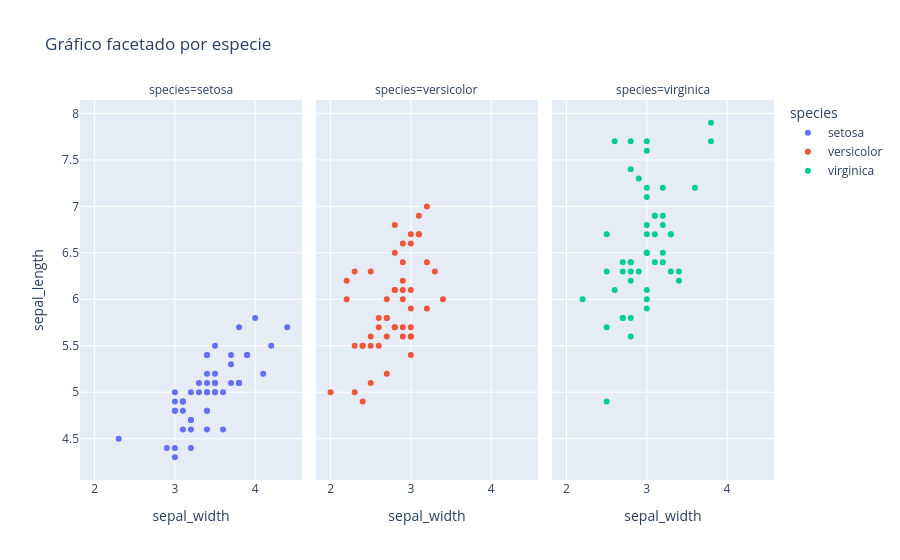

Notebook code for this chart:
### Code cell
# Facetar gráficos
import plotly.express as px

df = px.data.iris() # esta librería también contiene el dataset iris

px.scatter(df,
           x="sepal_width",
           y="sepal_length",
           color="species",
           facet_col="species",# con facet_col se va a crear una columna para cada especie
           title="Gráfico facetado por especie")

### Figure 1 — Plotly figure (JSON) as saved in the notebook; plotly's stock layout.template omitted (floating-point values rounded to 4 significant figures)
{"data": [{"hovertemplate": "species=setosa<br>sepal_width=%{x}<br>sepal_length=%{y}<extra></extra>", "legendgroup": "setosa", "marker": {"color": "#636efa", "symbol": "circle"}, "mode": "markers", "name": "setosa", "orientation": "v", "showlegend": true, "type": "scatter", "x": [3.5, 3.0, 3.2, 3.1, 3.6, 3.9, 3.4, 3.4, 2.9, 3.1, 3.7, 3.4, 3.0, 3.0, 4.0, 4.4, 3.9, 3.5, 3.8, 3.8, 3.4, 3.7, 3.6, 3.3, 3.4, 3.0, 3.4, 3.5, 3.4, 3.2, 3.1, 3.4, 4.1, 4.2, 3.1, 3.2, 3.5, 3.1, 3.0, 3.4, 3.5, 2.3, 3.2, 3.5, 3.8, 3.0, 3.8, 3.2, 3.7, 3.3], "xaxis": "x", "y": [5.1, 4.9, 4.7, 4.6, 5.0, 5.4, 4.6, 5.0, 4.4, 4.9, 5.4, 4.8, 4.8, 4.3, 5.8, 5.7, 5.4, 5.1, 5.7, 5.1, 5.4, 5.1, 4.6, 5.1, 4.8, 5.0, 5.0, 5.2, 5.2, 4.7, 4.8, 5.4, 5.2, 5.5, 4.9, 5.0, 5.5, 4.9, 4.4, 5.1, 5.0, 4.5, 4.4, 5.0, 5.1, 4.8, 5.1, 4.6, 5.3, 5.0], "yaxis": "y"}, {"hovertemplate": "species=versicolor<br>sepal_width=%{x}<br>sepal_length=%{y}<extra></extra>", "legendgroup": "versicolor", "marker": {"color": "#EF553B", "symbol": "circle"}, "mode": "markers", "name": "versicolor", "orientation": "v", "showlegend": true, "type": "scatter", "x": [3.2, 3.2, 3.1, 2.3, 2.8, 2.8, 3.3, 2.4, 2.9, 2.7, 2.0, 3.0, 2.2, 2.9, 2.9, 3.1, 3.0, 2.7, 2.2, 2.5, 3.2, 2.8, 2.5, 2.8, 2.9, 3.0, 2.8, 3.0, 2.9, 2.6, 2.4, 2.4, 2.7, 2.7, 3.0, 3.4, 3.1, 2.3, 3.0, 2.5, 2.6, 3.0, 2.6, 2.3, 2.7, 3.0, 2.9, 2.9, 2.5, 2.8], "xaxis": "x2", "y": [7.0, 6.4, 6.9, 5.5, 6.5, 5.7, 6.3, 4.9, 6.6, 5.2, 5.0, 5.9, 6.0, 6.1, 5.6, 6.7, 5.6, 5.8, 6.2, 5.6, 5.9, 6.1, 6.3, 6.1, 6.4, 6.6, 6.8, 6.7, 6.0, 5.7, 5.5, 5.5, 5.8, 6.0, 5.4, 6.0, 6.7, 6.3, 5.6, 5.5, 5.5, 6.1, 5.8, 5.0, 5.6, 5.7, 5.7, 6.2, 5.1, 5.7], "yaxis": "y2"}, {"hovertemplate": "species=virginica<br>sepal_width=%{x}<br>sepal_length=%{y}<extra></extra>", "legendgroup": "virginica", "marker": {"color": "#00cc96", "symbol": "circle"}, "mode": "markers", "name": "virginica", "orientation": "v", "showlegend": true, "type": "scatter", "x": [3.3, 2.7, 3.0, 2.9, 3.0, 3.0, 2.5, 2.9, 2.5, 3.6, 3.2, 2.7, 3.0, 2.5, 2.8, 3.2, 3.0, 3.8, 2.6, 2.2, 3.2, 2.8, 2.8, 2.7, 3.3, 3.2, 2.8, 3.0, 2.8, 3.0, 2.8, 3.8, 2.8, 2.8, 2.6, 3.0, 3.4, 3.1, 3.0, 3.1, 3.1, 3.1, 2.7, 3.2, 3.3, 3.0, 2.5, 3.0, 3.4, 3.0], "xaxis": "x3", "y": [6.3, 5.8, 7.1, 6.3, 6.5, 7.6, 4.9, 7.3, 6.7, 7.2, 6.5, 6.4, 6.8, 5.7, 5.8, 6.4, 6.5, 7.7, 7.7, 6.0, 6.9, 5.6, 7.7, 6.3, 6.7, 7.2, 6.2, 6.1, 6.4, 7.2, 7.4, 7.9, 6.4, 6.3, 6.1, 7.7, 6.3, 6.4, 6.0, 6.9, 6.7, 6.9, 5.8, 6.8, 6.7, 6.7, 6.3, 6.5, 6.2, 5.9], "yaxis": "y3"}], "layout": {"annotations": [{"font": {}, "showarrow": false, "text": "species=setosa", "x": 0.16, "xanchor": "center", "xref": "paper", "y": 1, "yanchor": "bottom", "yref": "paper"}, {"font": {}, "showarrow": false, "text": "species=versicolor", "x": 0.5, "xanchor": "center", "xref": "paper", "y": 1, "yanchor": "bottom", "yref": "paper"}, {"font": {}, "showarrow": false, "text": "species=virginica", "x": 0.84, "xanchor": "center", "xref": "paper", "y": 1, "yanchor": "bottom", "yref": "paper"}], "legend": {"title": {"text": "species"}, "tracegroupgap": 0}, "title": {"text": "Gráfico facetado por especie"}, "xaxis": {"anchor": "y", "domain": [0, 0.32], "title": {"text": "sepal_width"}}, "xaxis2": {"anchor": "y2", "domain": [0.34, 0.66], "matches": "x", "title": {"text": "sepal_width"}}, "xaxis3": {"anchor": "y3", "domain": [0.68, 1.0], "matches": "x", "title": {"text": "sepal_width"}}, "yaxis": {"anchor": "x", "domain": [0, 1], "title": {"text": "sepal_length"}}, "yaxis2": {"anchor": "x2", "domain": [0, 1], "matches": "y", "showticklabels": false}, "yaxis3": {"anchor": "x3", "domain": [0, 1], "matches": "y", "showticklabels": false}}}
